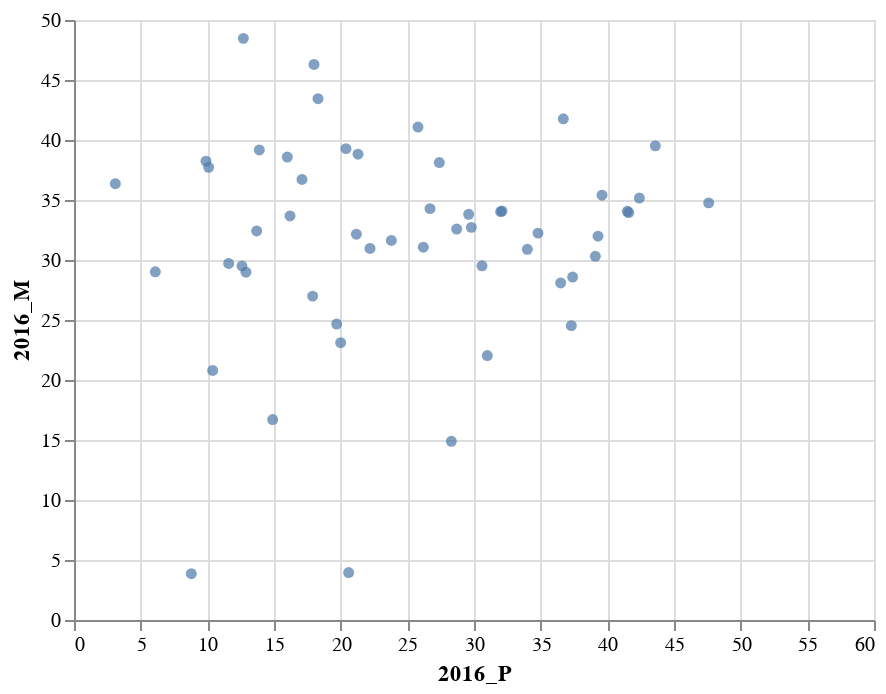

Source (notebook cell):
### Markdown cell above
**How are managment and parliament related?**

### Code cell
Chart(final_df).mark_circle(clip=True).encode(
    x=X("2016_P", scale=Scale(domain=(0, 60))),
    y=Y("2016_M",scale=Scale(domain=(0, 50)))
)

### Figure 1 — Vega-Lite specification as saved in the notebook (floating-point values rounded to 4 significant figures; data arrays with more than 128 entries replaced by an {"elided": "..."} marker saying what was removed)
{"$schema": "https://vega.github.io/schema/vega-lite/v2.4.1.json", "config": {"view": {"height": 300, "width": 400}}, "data": {"values": {"elided": "181 records"}}, "encoding": {"x": {"field": "2016_P", "scale": {"domain": [0, 60]}, "type": "quantitative"}, "y": {"field": "2016_M", "scale": {"domain": [0, 50]}, "type": "quantitative"}}, "mark": {"clip": true, "type": "circle"}}
